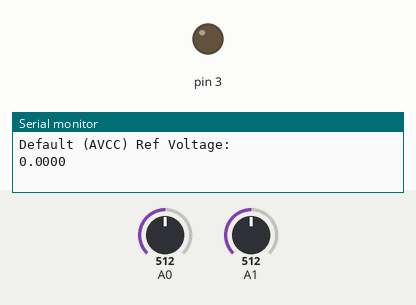
Recording of a sketch running on a simulated Arduino Uno, built with avr-gcc and run on an emulated ATmega328P. Shown: output pins drawn as LEDs (lit = HIGH), the last lines printed to the serial monitor. Inputs (shaded band) come from the test bench; at power-on: A0 = 512, A1 = 512.

Above: at 1.8 s.
1.9 s: A0 set to 716
At 3.3 s:
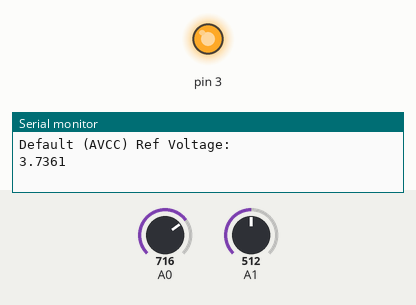
3.6 s: A1 set to 511
At 4.7 s:
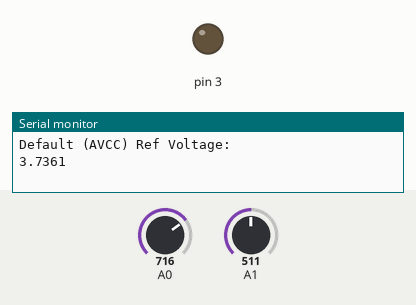
5.8 s: A0 set to 900
At 7.2 s:
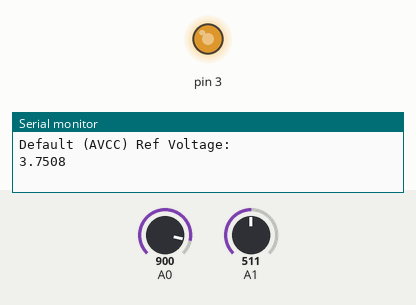
7.9 s: A1 set to 122
At 9.7 s:
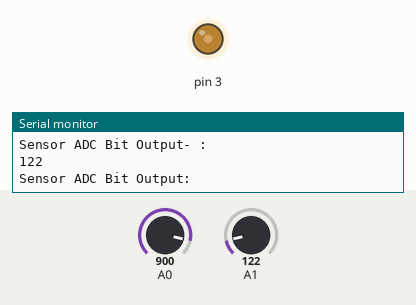
10.1 s: A1 set to 0
At 11.1 s:
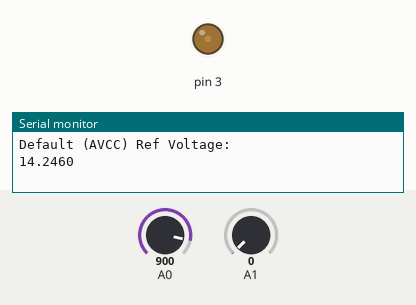
12.2 s: A1 set to 11
14.4 s: A1 set to 14
At 16.1 s:
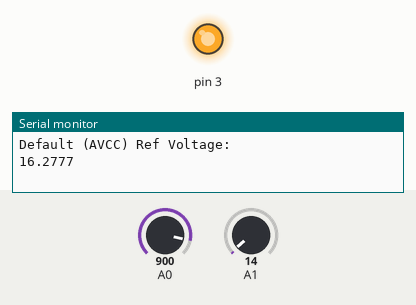
Timing chart, 0 to 17.5 s (numbered marks = the images above; inputs shaded):
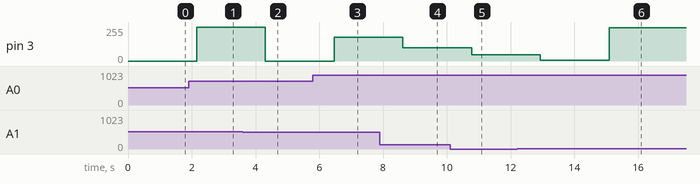

The sketch:

GMR_Analog_Sensor_with_AREF.ino
```cpp
/*This example sketch shows how to change the reference for Arduino's ADC to default or internal 1.1V.
This sketch was used to show the measurement resolution advantage of scaling Arduino's ADC reference to
the voltage range or scale being measured. This was shown in an ADC tutorial on the ForceTronics YouTube Channel.
This code is free and open for anybody to use at their own risk. 1/6/15
*/

int sensor = 0; //Define a variable for the sensor output
float sensorVoltage;
float Vcc;

float const aVCC = 5.0158; //Actual measured voltage value at AVCC pin. This is im
float const iREF = 1.0644; //Actual measured voltage value of the internal 1.1V reference
//Note that these values can be measured at the AREF pin

void setup() {
  Serial.begin(9600); //setup serial connection
}

void loop() {
SensorRead();

  delay(1000); //delay 1 second between each ADC measurement
  analogReference(DEFAULT); //set the ADC reference to default which is AVCC (uses power supply voltage or VCC as reference)
  burn8Readings(); //make 8 readings but don't use them to ensure good reading after reference change
  Serial.println("Sensor ADC Bit Output+ :");
  Serial.println(analogRead(0));
  Serial.println("Sensor ADC Bit Output- :");
  Serial.println(analogRead(1));
  Serial.println("Sensor ADC Bit Output:");
  Serial.println(sensor);
  Serial.println("Default (AVCC) Ref Voltage:");
  Serial.println(convertToVolt(Vcc,sensor),4); //Make ADC measurement at A0, convert it to a voltage value, write value to serial with 4 decimal places
  Serial.println(" ");
}

long readVcc() {
  long result;
  // Read 1.1V reference against AVcc
  ADMUX = _BV(REFS0) | _BV(MUX3) | _BV(MUX2) | _BV(MUX1);
  delay(2); // Wait for Vref to settle
  ADCSRA |= _BV(ADSC); // Convert
  while (bit_is_set(ADCSRA,ADSC));
  result = ADCL;
  result |= ADCH<<8;
  result = 1125300L / result; // Back-calculate AVcc in mV
  return result;
}

//This function makes 8 ADC measurements but does nothing with them
//Since after a reference change the ADC can return bad readings at first. This function is used to get rid of the first
//8 readings to ensure an accurate one is displayed
void burn8Readings() {
  for(int i=0; i<8; i++) {
    analogRead(A0);
    delay(1);
  }
}

void SensorRead(){
  sensor = analogRead(0) - analogRead(1); //Read the sensor differential output voltage, out(+) on IO0 and out(-) on IO1
  sensor = map(sensor, 0, 68, 0, 255); //Scale sensor output saturation level to ADC output (0-5 V)
  analogWrite(3, sensor); //Output the sensor level; to IO3
}

//This function convert the ADC level integer value into a useful voltage value.
//The inputs are the measured ADC value and the ADC reference voltage level
//The formula used was obtained from the data sheet: (ADC value / 1024) x ref voltage
float convertToVolt(float refVal, int aVAL) {
  Vcc = readVcc()/1000.0;
  return (((float)aVAL/1024)*Vcc);
}
```

Measured:
- the behaviour switches between 512 and 511 on A1 (found by bisection; images 1 and 2)
- after the input at 1.9 s, pin 3: 0/255 → 253/255 after 0.25 s
- after the input at 3.6 s, pin 3: 253/255 → 0/255 after 0.71 s
- after the input at 5.8 s, pin 3: 0/255 → 178/255 after 0.66 s
- after the input at 7.9 s, pin 3: 178/255 → 101/255 after 0.72 s
- after the input at 10.1 s, pin 3: 101/255 → 47/255 after 0.68 s
- after the input at 12.2 s, pin 3: 47/255 → 5/255 after 0.74 s
- after the input at 14.4 s, pin 3: 5/255 → 250/255 after 0.69 s
